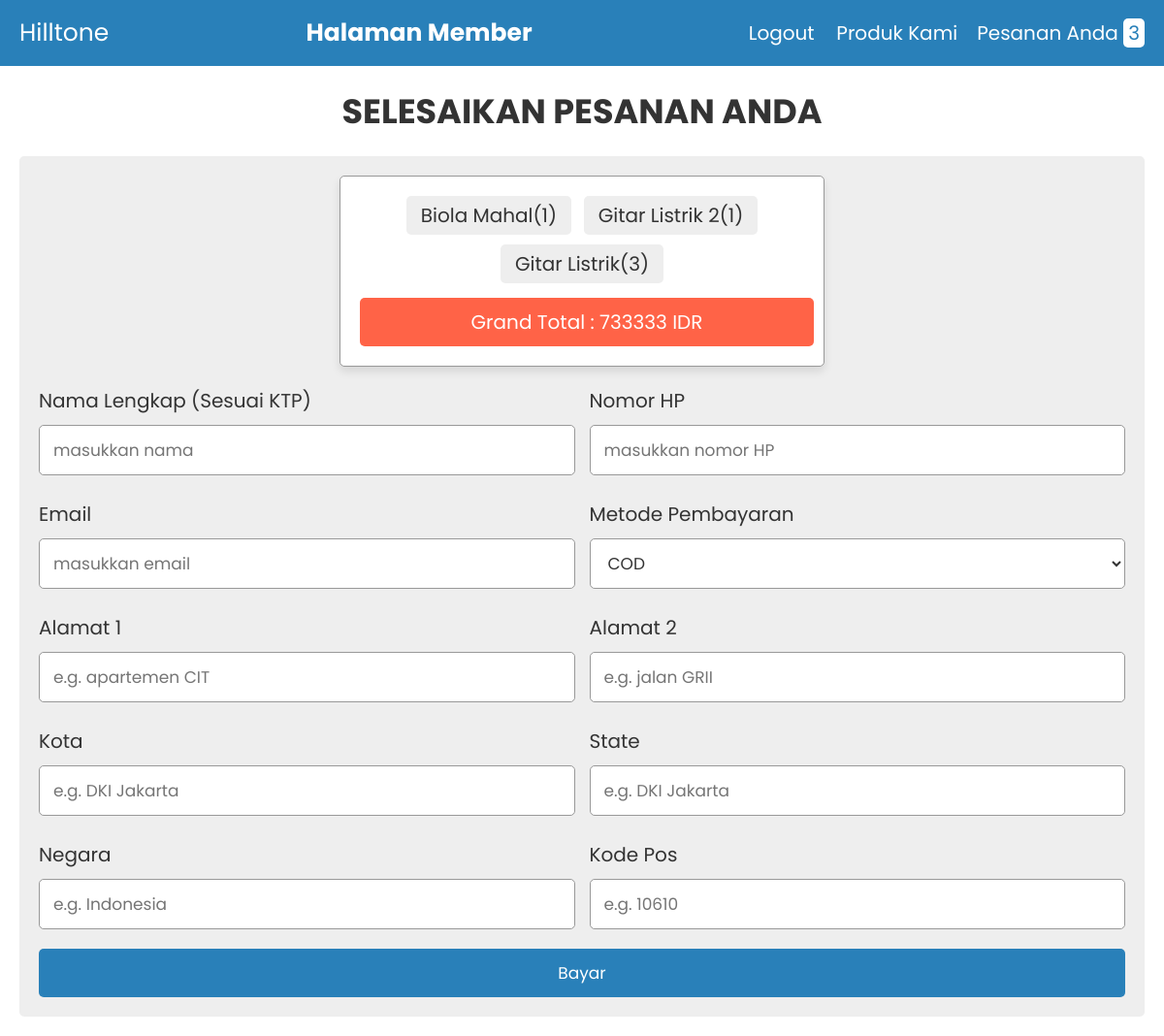
The page /shopping_cart/checkout.php on the database its author committed.
### tables this page shows
CREATE TABLE IF NOT EXISTS `cart` (
  `id` int(11) NOT NULL AUTO_INCREMENT,
  `name` varchar(200) NOT NULL,
  `image` varchar(200) NOT NULL,
  `price` float NOT NULL,
  `quantity` int(11) NOT NULL,
  PRIMARY KEY (`id`)
);

### shopping_cart/checkout.php (the view, shortened to what this page needs)
<?php
@include 'config.php';
?>
<!DOCTYPE html>
<html lang="en">
<head>
   <link rel="stylesheet" href="https://cdnjs.cloudflare.com/ajax/libs/font-awesome/6.0.0/css/all.min.css">
   <link rel="stylesheet" href="css/style.css">
</head>
<body>
<?php include 'header_member.php'; ?>
<div class="container">
<section class="checkout-form">
   <h1 class="heading">Selesaikan Pesanan Anda</h1>
   <form action="" method="post">
   <div class="display-order">
      <?php
         $select_cart = mysqli_query($conn, "SELECT * FROM `cart`");
         $total = 0;
         $grand_total = 0;
         if(mysqli_num_rows($select_cart) > 0){
            while($fetch_cart = mysqli_fetch_assoc($select_cart)){
            $total_price = ($fetch_cart['price'] * $fetch_cart['quantity']);
            $grand_total = $total += $total_price;
      ?>
      <span><?= $fetch_cart['name']; ?>(<?= $fetch_cart['quantity']; ?>)</span>
      <?php
         }
      }else{
         echo "<div class='display-order'><span>your cart is empty!</span></div>";
      }
      ?>
      <span class="grand-total"> grand total : <?= $grand_total; ?> IDR</span>
   </div>
      <div class="flex">
         <div class="inputBox">
            <span>Nama Lengkap (sesuai KTP)</span>
            <input type="text" placeholder="masukkan nama" name="name" required>
         </div>
         <div class="inputBox">
            <span>Nomor HP</span>
            <input type="number" placeholder="masukkan nomor HP" name="number" required>
         </div>
         <div class="inputBox">
            <span>Email</span>
            <input type="email" placeholder="masukkan email" name="email" required>
         </div>
         <div class="inputBox">
            <span>Metode Pembayaran</span>
            <select name="method">
               <option value="COD" selected>COD</option>
            </select>
         </div>
         <div class="inputBox">
            <span>Alamat 1</span>
            <input type="text" placeholder="e.g. apartemen CIT" name="flat" required>
         </div>
         <div class="inputBox">
            <span>Alamat 2</span>
            <input type="text" placeholder="e.g. jalan GRII" name="street" required>
         </div>
         <div class="inputBox">
            <span>Kota</span>
            <input type="text" placeholder="e.g. DKI Jakarta" name="city" required>
         </div>
         <div class="inputBox">
            <span>State</span>
            <input type="text" placeholder="e.g. DKI Jakarta" name="state" required>
         </div>
         <div class="inputBox">
            <span>Negara</span>
            <input type="text" placeholder="e.g. Indonesia" name="country" required>
         </div>
         <div class="inputBox">
            <span>Kode Pos</span>
            <input type="text" placeholder="e.g. 10610" name="pin_code" required>
         </div>
      </div>
      <input type="submit" value="Bayar" name="order_btn" class="btn">
   </form>
</section>
</div>
</body>
</html>

### shopping_cart/css/style.css (style rules this page uses)
:root { --blue: #2980b9; --red: tomato; --orange: orange; --black: #333; --white: #fff; --bg-color: #eee; --dark-bg: rgba(0, 0, 0, .7); --box-shadow: 0 .5rem 1rem rgba(0, 0, 0, .1); --border: .1rem solid #999; }
* { font-family: 'Poppins', sans-serif; margin: 0; padding: 0; box-sizing: border-box; outline: none; border: none; text-decoration: none; text-transform: capitalize; }
html { font-size: 62.5%; overflow-x: hidden; }
.container { max-width: 1200px; margin: 0 auto; }
section { padding: 2rem; }
.heading { text-align: center; font-size: 3.5rem; text-transform: uppercase; color: var(--black); margin-bottom: 2rem; }
.btn, .option-btn, .delete-btn { display: block; width: 100%; text-align: center; background-color: var(--blue); color: var(--white); font-size: 1.7rem; padding: 1.2rem 3rem; border-radius: .5rem; cursor: pointer; margin-top: 1rem; }
.checkout-form form { padding: 2rem; border-radius: .5rem; background-color: var(--bg-color); }
.checkout-form form .flex { display: flex; flex-wrap: wrap; gap: 1.5rem; }
.checkout-form form .flex .inputBox { flex: 1 1 40rem; }
.checkout-form form .flex .inputBox span { font-size: 2rem; color: var(--black); }
.checkout-form form .flex .inputBox input, .checkout-form form .flex .inputBox select { width: 100%; background-color: var(--white); font-size: 1.7rem; color: var(--black); border-radius: .5rem; margin: 1rem 0; padding: 1.2rem 1.4rem; text-transform: none; border: var(--border); }
.display-order { max-width: 50rem; background-color: var(--white); border-radius: .5rem; text-align: center; padding: 1.5rem; margin: 0 auto; margin-bottom: 2rem; box-shadow: var(--box-shadow); border: var(--border); }
.display-order span { display: inline-block; border-radius: .5rem; background-color: var(--bg-color); padding: .5rem 1.5rem; font-size: 2rem; color: var(--black); margin: .5rem; }
.display-order span.grand-total { width: 100%; background-color: var(--red); color: var(--white); padding: 1rem; margin-top: 1rem; }

### rows shown on the page
cart: name "Biola Mahal", quantity "1"
cart: name "Gitar Listrik 2", quantity "1"
cart: name "Gitar Listrik", quantity "3"

### other values the page prints
$row_count "3"
$grand_total "733333"
